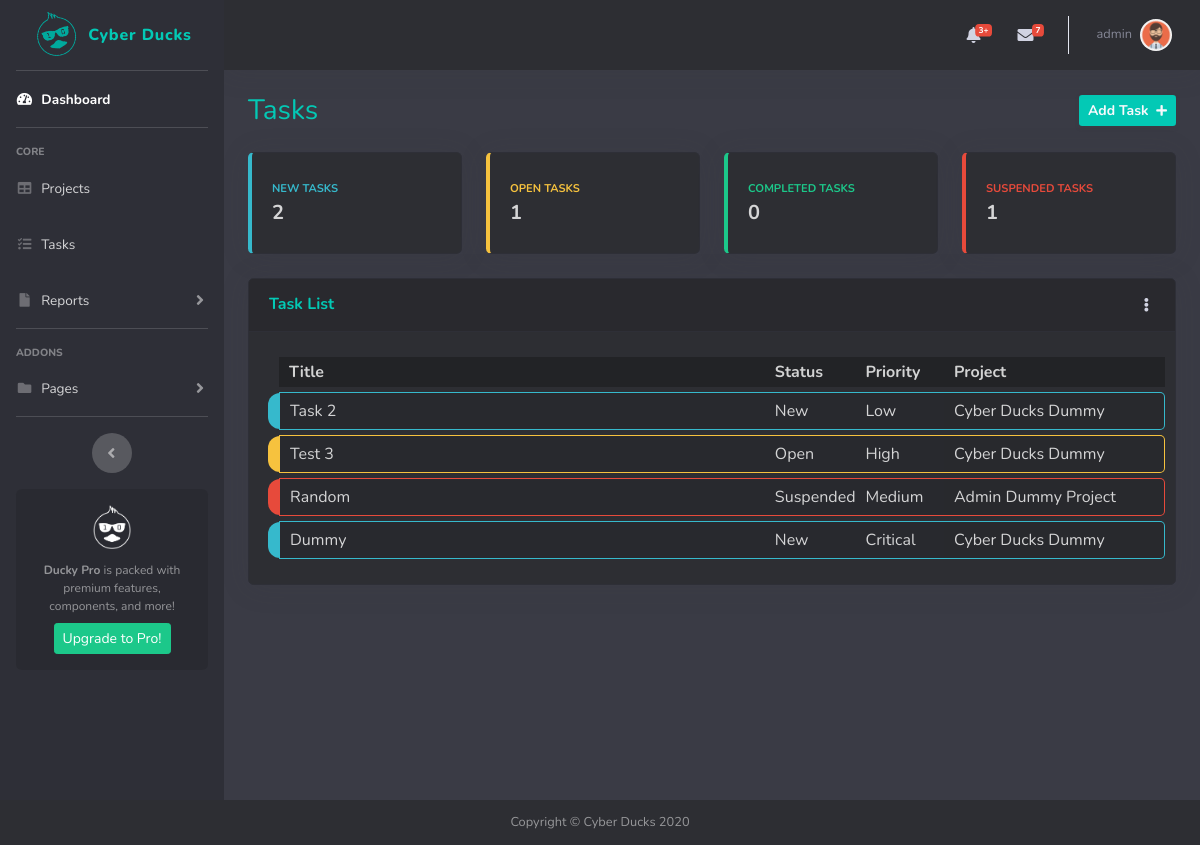
Page /tasks/ (signed in) on the committed database.
### accounts/models.py (models this page shows, shortened)
class Task(models.Model):
    id = models.UUIDField(
        primary_key=True,
        default=uuid.uuid4,
        editable=False)
    title = models.CharField(max_length=256, null=True)
    description = models.TextField(null=True, blank=True)
    STATUS_CHOICES = [
        ('NEW', 'New'),
        ('OPN', 'Open'),
        ('COM', 'Completed'),
        ('SUS', 'Suspended'),
    ]
    status = models.CharField(
        max_length=3,
        choices=STATUS_CHOICES,
        default=0,
    )
    start_date = models.DateTimeField()
    end_date = models.DateTimeField()
    PRIORITY_CHOICES = [
        ('LW', 'Low'),
        ('MD', 'Medium'),
        ('HI', 'High'),
        ('CR', 'Critical'),
    ]
    priority = models.CharField(
        max_length=2,
        choices=PRIORITY_CHOICES,
        default=0,
    )
    assigned_to = models.ForeignKey(User, on_delete=models.CASCADE, null=True, blank=True)
    date_created = models.DateTimeField(auto_now_add=True)
    project = models.ForeignKey(Project, on_delete=models.CASCADE, null=True, blank=True)

class Project(models.Model):
    id = models.UUIDField(
        primary_key=True,
        default=uuid.uuid4,
        editable=False)
    title = models.CharField(max_length=256, null=True)
    description = models.TextField(null=True, blank=True)
    STATUS_CHOICES = [
        ('NEW', 'New'),
        ('OPN', 'Open'),
        ('COM', 'Completed'),
        ('SUS', 'Suspended'),
    ]
    status = models.CharField(
        max_length=3,
        choices=STATUS_CHOICES,
        default=0,
    )
    start_date = models.DateTimeField()
    end_date = models.DateTimeField()
    client_name = models.CharField(max_length=256, null=True, blank=True)
    client_email = models.EmailField(max_length=256, null=True, blank=True)
    repo = models.URLField(null=True, blank=True)
    assigned_to = models.ForeignKey(User, on_delete=models.CASCADE, null=True, blank=True)
    date_created = models.DateTimeField(auto_now_add=True)
    def __str__(self):
        return self.title

### accounts/views.py (the view)
# urls.py: path('tasks/', views.tasks, name='tasks'),
@login_required(login_url='login')
def tasks(request):
    tasks_list = Task.objects.filter(assigned_to__exact=request.user)
    new_tasks = tasks_list.filter(status__exact='NEW').count()
    open_tasks = tasks_list.filter(status__exact='OPN').count()
    completed_tasks = tasks_list.filter(status__exact='COM').count()
    suspended_tasks = tasks_list.filter(status__exact='SUS').count()
    context = {
        'tasks': tasks_list,
        'new': new_tasks,
        'open': open_tasks,
        'completed': completed_tasks,
        'suspended': suspended_tasks,
    }
    return render(request, 'accounts/tasks.html', context)

### accounts/templates/accounts/tasks.html (shortened to what this page needs)
{% extends 'accounts/templates/base.html' %}
{% block SectionTitle %}
    Tasks
{% endblock %}
{% block addButton %}
    <a href="{% url 'task_creation' %}"
       class="d-none d-sm-inline-block btn btn-sm btn-green shadow-sm font-weight-bold text-gray-100">Add Task
        <i
                class="fas fa-plus fa-sm text-gray-100 ml-1"></i></a>
{% endblock %}
{% block content %}
    <div class="row">
        <div class="col-xl-3 col-md-6 mb-4">
            <div class="card border-left-info shadow h-100 py-2">
                <div class="card-body">
                    <div class="row no-gutters align-items-center">
                        <div class="col mr-2">
                            <div class="text-xs font-weight-bold text-info text-uppercase mb-1">
                                New Tasks
                            </div>
                            <div class="h5 mb-0 font-weight-bold ">{{ new }}</div>
                        </div>
                    </div>
                </div>
            </div>
        </div>
        <div class="col-xl-3 col-md-6 mb-4">
            <div class="card border-left-warning shadow h-100 py-2">
                <div class="card-body">
                    <div class="row no-gutters align-items-center">
                        <div class="col mr-2">
                            <div class="text-xs font-weight-bold text-warning text-uppercase mb-1">
                                Open Tasks
                            </div>
                            <div class="h5 mb-0 font-weight-bold ">{{ open }}</div>
                        </div>
                    </div>
                </div>
            </div>
        </div>
        <div class="col-xl-3 col-md-6 mb-4">
            <div class="card border-left-success shadow h-100 py-2">
                <div class="card-body">
                    <div class="row no-gutters align-items-center">
                        <div class="col mr-2">
                            <div class="text-xs font-weight-bold text-success text-uppercase mb-1">
                                Completed Tasks
                            </div>
                            <div class="h5 mb-0 font-weight-bold ">{{ completed }}</div>
                        </div>
                    </div>
                </div>
            </div>
        </div>
        <div class="col-xl-3 col-md-6 mb-4">
            <div class="card border-left-danger shadow h-100 py-2">
                <div class="card-body">
                    <div class="row no-gutters align-items-center">
                        <div class="col mr-2">
                            <div class="text-xs font-weight-bold text-danger text-uppercase mb-1">
                                Suspended Tasks
                            </div>
                            <div class="h5 mb-0 font-weight-bold ">{{ suspended }}</div>
                        </div>
                    </div>
                </div>
            </div>
        </div>
    </div>
    <div class="row">
        <div class="col-xl-12 ">
            <div class="card shadow mb-4">
                <div
                        class="card-header py-3 d-flex flex-row align-items-center justify-content-between">
                    <h6 class="m-0 font-weight-bold text-green">Task List</h6>
                    <div class="dropdown no-arrow">
                        <a class="dropdown-toggle" href="#" role="button" id="dropdownMenuLink"
                           data-toggle="dropdown" aria-haspopup="true" aria-expanded="false">
                            <i class="fas fa-ellipsis-v fa-sm fa-fw text-gray-400"></i>
                        </a>
                    </div>
                </div>
                <div class="card-body">
                    <table class="table-curved" id="dataTable" style="width: 100%" cellspacing="0">
                        <thead>
                        <tr class="table-row-header-custom">
                            <th>Title</th>
                            <th>Status</th>
                            <th>Priority</th>
                            <th>Project</th>
                        </tr>
                        </thead>
                        <tbody>
                        {% for i in tasks %}
                            <tr class="{{ i.get_status_display }} clickable-row" data-href='{{ i.id }}'>
                                <td>{{ i.title }}</td>
                                <td>{{ i.get_status_display }}</td>
                                <td>{{ i.get_priority_display }}</td>
                                <td>{{ i.project }}</td>
                            </tr>
                        {% endfor %}
                        </tbody>
                    </table>
                </div>
            </div>
        </div>
    </div>
{% endblock %}

### accounts/templates/accounts/includes/topbar.html (shortened to what this page needs)
{% load static %}
<nav class="navbar navbar-expand navbar-light bg-dark-secondary topbar mb-4 static-top shadow">
    <ul class="navbar-nav ml-auto">
        <li class="nav-item dropdown no-arrow mx-1">
            <a class="nav-link dropdown-toggle" href="#" id="alertsDropdown" role="button"
               data-toggle="dropdown" aria-haspopup="true" aria-expanded="false">
                <i class="fas fa-bell fa-fw"></i>
                <span class="badge badge-danger badge-counter">3+</span>
            </a>
        </li>
        <li class="nav-item dropdown no-arrow mx-1">
            <a class="nav-link dropdown-toggle" href="#" id="messagesDropdown" role="button"
               data-toggle="dropdown" aria-haspopup="true" aria-expanded="false">
                <i class="fas fa-envelope fa-fw"></i>
                <span class="badge badge-danger badge-counter">7</span>
            </a>
        </li>
        <li class="nav-item dropdown no-arrow">
            <a class="nav-link dropdown-toggle" href="#" id="userDropdown" role="button"
               data-toggle="dropdown" aria-haspopup="true" aria-expanded="false">
                <span class="mr-2 d-none d-lg-inline text-gray-600 small">{{ request.user }}</span>
                <img class="img-profile rounded-circle"
                     src="{% static 'accounts/profile.png' %}">
            </a>
        </li>
    </ul>
</nav>

### accounts/static/accounts/styles/colors.css (style rules this page uses)
.bg-dark-secondary { background-color: #2d2e33; }
.text-green { color: #03c9b5; }
.btn-green { background-color: #03c9b5; }

### accounts/static/accounts/styles/custom.css (style rules this page uses)
.table-curved { margin-left: 10px; border-collapse: separate; border-spacing: 0 5px; }
.table-curved th { background-color: rgba(0, 0, 0, 0.25); padding: 3px 10px; }
.table-curved td { position: relative; background-color: rgba(0, 0, 0, 0.1); padding: 6px 0 6px 10px; }
.table-curved td:first-child:before { content: ''; position: absolute; border-radius: 1rem 0 0 1rem; width: 12px; height: 100%; left: -12px; top: 0px; }
.table-curved td:last-child { border-radius: 0 5px 5px 0; }
.table-curved tr.New td:first-child:before { background-color: #36b9cc; }
.table-curved tr.New td { border-top: 1px solid #36b9cc; border-bottom: 1px solid #36b9cc; }
.table-curved tr.New td:first-child { border-left: 1px solid #36b9cc; }
.table-curved tr.New td:last-child { border-right: 1px solid #36b9cc; }
.table-curved tr.Open td:first-child:before { background-color: #f6c23e; }
.table-curved tr.Open td { border-top: 1px solid #f6c23e; border-bottom: 1px solid #f6c23e; }
.table-curved tr.Open td:first-child { border-left: 1px solid #f6c23e; }
.table-curved tr.Open td:last-child { border-right: 1px solid #f6c23e; }
.table-curved tr.Suspended td:first-child:before { background-color: #e74a3b; }
.table-curved tr.Suspended td { border-top: 1px solid #e74a3b; border-bottom: 1px solid #e74a3b; }
.table-curved tr.Suspended td:first-child { border-left: 1px solid #e74a3b; }
.table-curved tr.Suspended td:last-child { border-right: 1px solid #e74a3b; }
.table-curved td:first-child { width: 55%; }
.table-curved td:nth-child(2) { width: 10%; }
.table-curved td:nth-child(3) { width: 10%; }
.table-curved td:nth-child(4) { width: 25%; }

### rows in the picture
Task: title "Task 2", status "New", priority "Low", project "Cyber Ducks Dummy"
Task: title "Test 3", status "Open", priority "High", project "Cyber Ducks Dummy"
Task: title "Random", status "Suspended", priority "Medium", project "Admin Dummy Project"
Task: title "Dummy", status "New", priority "Critical", project "Cyber Ducks Dummy"

### other values in the picture
{{ request.user }} "admin"
{{ new }} "2"
{{ open }} "1"
{{ completed }} "0"
{{ suspended }} "1"
